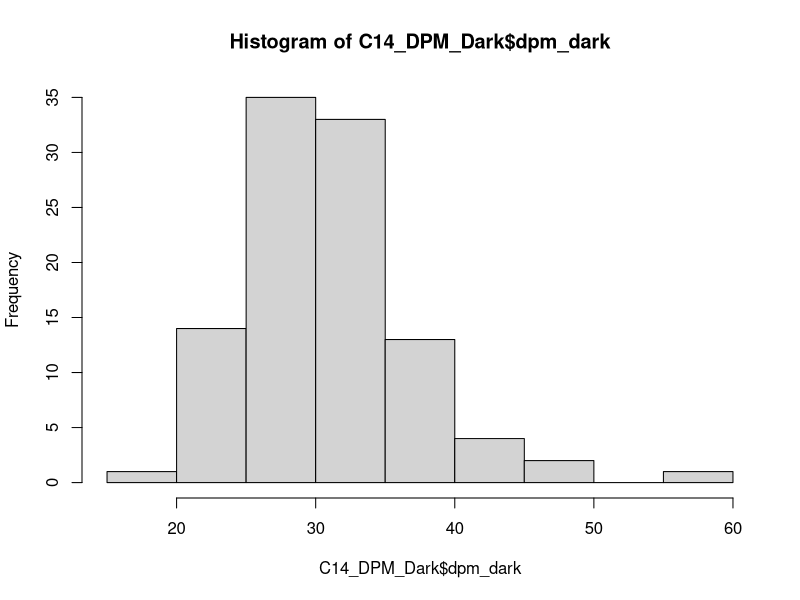
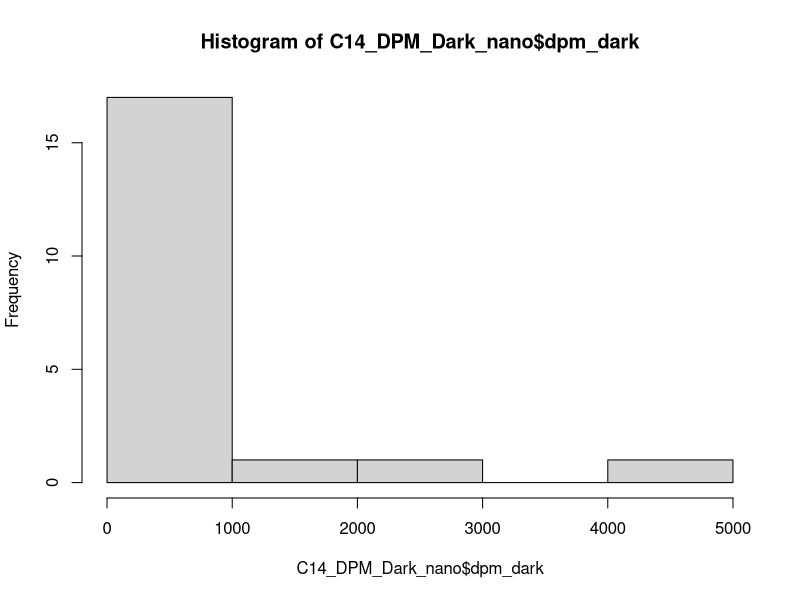
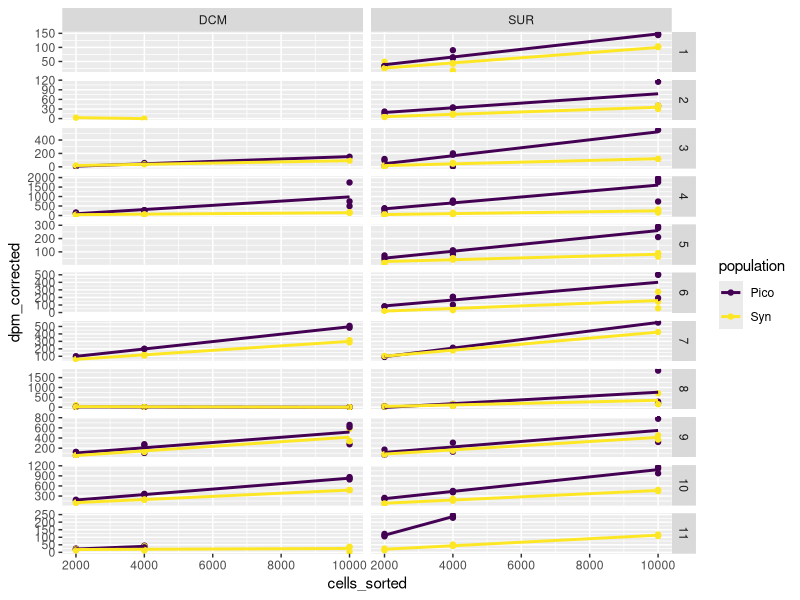
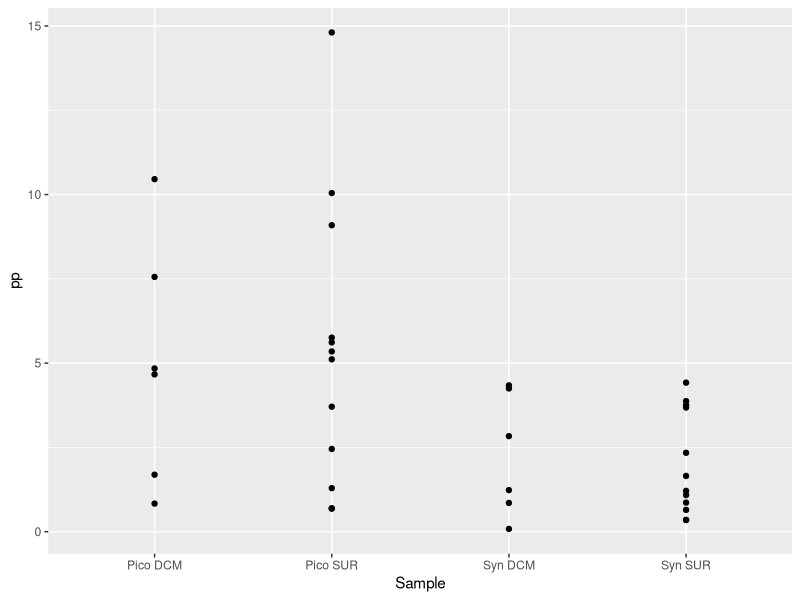
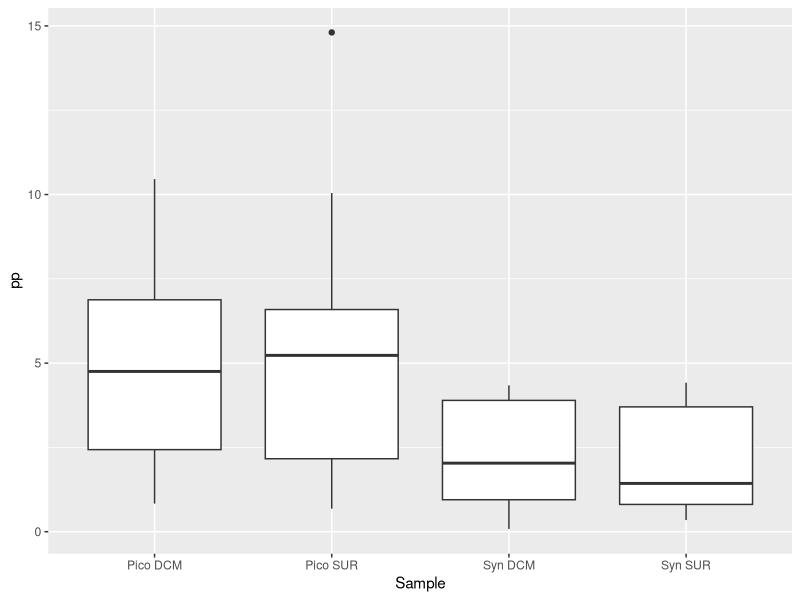
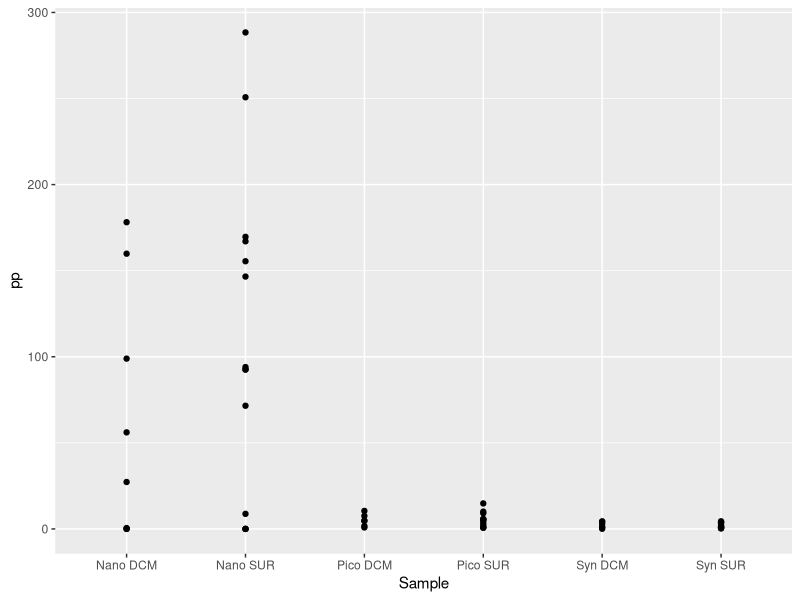
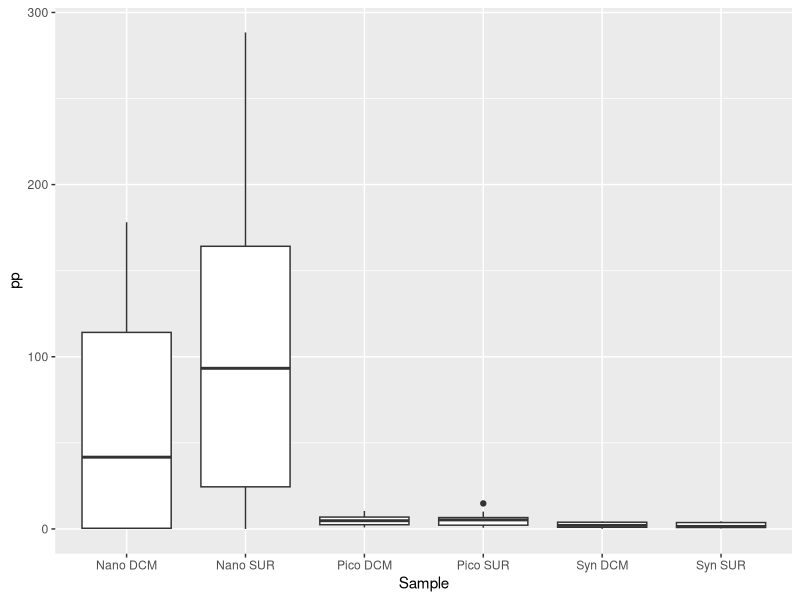
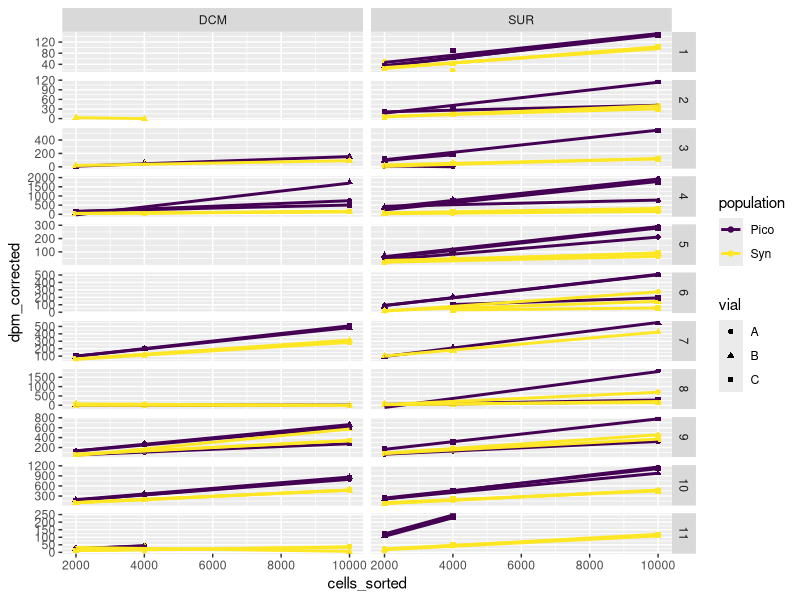

R code for these plots, in order:
## ---- chunk 1
  knitr::opts_chunk$set(message=FALSE,
                        warning=FALSE,
                        cache=TRUE,
                        tidy = FALSE)
## ---- chunk 2
library(dplyr)
library(tidyverse)
library(ggplot2)
library(broom)
## ---- chunk 3
C14_DPM <- readxl::read_excel("TAN1810 Adriana samples complete _final_AGR_1.0.xlsx", sheet = "Sheet1") %>%
  dplyr::select (Cycle, EXP, STN, DEPTH, SAMPLE, `Vial code`, `sorting population`, `Cells sorted`, DPM1, `SA in DPM (aproximation)`) %>%   
  # Can add more variables latter
  # station and depth for adding updated DIC values
     rename(cycle = Cycle,
            exp = EXP, 
            station = STN,
            depth = DEPTH,
            sample = SAMPLE, 
            vial = `Vial code`, 
            population = `sorting population`, 
            cells_sorted = `Cells sorted`, 
            dpm = DPM1,
            SA = `SA in DPM (aproximation)`) %>%
    filter(population != "Nano")

C14_DPM
## ---- chunk 4
 C14_DPM_Dark <- C14_DPM %>% 
  filter(vial == "D") %>% 
  rename(dpm_dark = dpm) %>% 
  dplyr::select(-vial) # Remove the vial column
C14_DPM_Dark
# Check the values of dpm dark with histogram. The values are normally distributed, concentrated around the mean.
hist(C14_DPM_Dark$dpm_dark)
mean(C14_DPM_Dark$dpm_dark)
## ---- chunk 5
C14_DPM_corrected <- left_join(C14_DPM,C14_DPM_Dark ) %>% 
  filter (vial != "D") %>% 
  # DV - The next line replace dpm_dark to average dpm_dark if no value. Checked with histogram above.
  mutate(dpm_dark = case_when (is.na(dpm_dark) ~ mean(dpm_dark, na.rm = TRUE),
                               TRUE ~ dpm_dark))  %>% 
  # DV - The next line set dpm_correct to zero if negative, as negative values are all close to zero.
  mutate(dpm_corrected = case_when (dpm >= dpm_dark ~ dpm - dpm_dark,
                                    TRUE ~0)) %>% 
  filter(!(exp == 2 & sample == "DCM" & vial == "A")) %>% # I removed this row as there was only one value for the population in the vial.
  filter(!(exp == 6 & sample == 'SUR' & vial == 'C' & population == 'Pico' & cells_sorted == 2000)) %>% # This value is too high
  filter(!(exp == 6 & sample == 'SUR' & vial == 'C' & population == 'Syn' & cells_sorted == 2000)) # This value is too high

C14_DPM_corrected  
## ---- chunk 6
DIC_data <- readxl::read_excel("Chla NPP Raw TAN1810 Sept.xlsx", sheet = "Compiled TAN1810 NPP data", skip = 5) %>% 
  select(c(1:34), -c(1,27))

# select for station, depth, DIC, SA. Change all columns to integer to join with DPM output.
DIC_data_corrected <- select(DIC_data, Station, `Depth m`, DIC) %>%
  unique() %>% # delete repeated rows
  rename(station = Station,
         depth = `Depth m`) %>%
  filter(depth != "35/40?") %>% # filter out character to change to integer
  mutate_if(is.character, as.double) # change to double (same format as DPM dataset)

DIC_data_corrected
## ---- chunk 7
C14_DPM_nano <- readxl::read_excel("TAN1810 Adriana samples complete _final_AGR_1.0.xlsx", sheet = "Sheet1") %>%
  dplyr::select (Cycle, EXP, STN, DEPTH, SAMPLE, `Vial code`, `sorting population`, `Cells sorted`, DPM1, `SA in DPM (aproximation)`) %>%   
  # Can add more variables latter
  # station and depth for adding updated DIC values
     rename(cycle = Cycle,
            exp = EXP, 
            station = STN,
            depth = DEPTH,
            sample = SAMPLE, 
            vial = `Vial code`, 
            population = `sorting population`, 
            cells_sorted = `Cells sorted`, 
            dpm = DPM1,
            SA = `SA in DPM (aproximation)`) %>%
    filter(population == "Nano") %>%
    filter(!(exp == 2 & sample == "DCM" & vial == "A"))
C14_DPM_nano
## ---- chunk 8
 C14_DPM_Dark_nano <- C14_DPM_nano %>% 
  filter(vial == "D") %>% 
  rename(dpm_dark = dpm) %>% 
  dplyr::select(-vial)  # Remove the vial column
C14_DPM_Dark_nano
# Check the values of dpm dark with histogram.
hist(C14_DPM_Dark_nano$dpm_dark)
mean(C14_DPM_Dark_nano$dpm_dark)
## ---- chunk 9
C14_DPM_corrected_nano <- left_join(C14_DPM_nano,C14_DPM_Dark_nano) %>% 
  filter (vial != "D") %>% 
  # DV - The next line replace dpm_dark to average dpm_dark if no value. Checked with histogram above.
  mutate(dpm_dark = case_when (is.na(dpm_dark) ~ mean(dpm_dark, na.rm = TRUE),
                               TRUE ~ dpm_dark))  %>% 
  # DV - The next line set dpm_correct to zero if negative, as negative values are all close to zero.
  mutate(dpm_corrected = case_when (dpm >= dpm_dark ~ dpm - dpm_dark,
                                    TRUE ~0)) 
C14_DPM_corrected_nano
## ---- chunk 10
# merge tables
pp_cal_nano <- left_join(C14_DPM_corrected_nano, DIC_data_corrected) %>%
  group_by(SA, population, cycle, DIC, exp, sample) %>%
  mutate(mean_dpm_corrected=mean(dpm_corrected)) %>% #calculate mean
  select(-vial, -dpm, -dpm_dark, -station, -depth, -dpm_corrected) %>%
  distinct() #remove duplicates

pp_cal_nano
## ---- chunk 11
pp_cal_nano <- mutate(pp_cal_nano, pp = DIC*mean_dpm_corrected*(1/(SA*24*1000))*10^9*1.05) %>% #divide by 1000 cells sorted
  ungroup() %>%
  filter(pp >= 0) # remove negative pp values

# add missing rows for data analysis later
pp_cal_nano <- complete(pp_cal_nano, nesting(cycle, exp, sample), population) %>%
  select(-SA, -DIC)%>%
  ungroup()
  
pp_cal_nano
## ---- chunk 12
 ggplot(data = C14_DPM_corrected, aes(x=cells_sorted, y=dpm_corrected, color=population)) +
  geom_point() + stat_smooth(method="lm", se=FALSE) +
  facet_grid(rows=vars(exp), cols=vars(sample), scales = "free_y") +
  scale_color_viridis_d()
## ---- chunk 13
 C14_DPM_model_1 <- C14_DPM_corrected %>%
  group_by(SA, cycle, exp, station, depth, sample, population) %>% 
  tidyr::nest() %>% 
  mutate(
    fit = purrr::map(data, ~ lm(dpm_corrected ~ cells_sorted, data = .x)),
    tidied = purrr::map(fit, tidy)
  ) %>% 
  unnest(tidied)

C14_DPM_model_output_1 <- C14_DPM_model_1 %>% 
  select(exp:population, term, estimate) %>% 
  pivot_wider(names_from="term", values_from ="estimate" ) %>% 
  rename (slope = cells_sorted, intercept = `(Intercept)`)

C14_DPM_model_output_1
  
## ---- chunk 14
# merge tables
pp_cal_1 <- left_join(C14_DPM_model_output_1, DIC_data_corrected)
pp_cal_1
## ---- chunk 15
pp_cal_1 <- mutate(pp_cal_1, pp = DIC*slope*(1/(SA*24))*10^9*1.05) %>%
  ungroup() %>%
  select( -c(station, depth)) %>%
  filter(pp >= 0) # remove negative pp values

# add missing rows for data analysis later
pp_cal_1 <- complete(pp_cal_1, nesting(cycle, exp, sample), population) 
  
pp_cal_1
## ---- chunk 16
pp_cal_1_join<-full_join(pp_cal_1,pp_cal_nano) %>%
  select(-SA,-intercept, -slope, -DIC, -cells_sorted, -mean_dpm_corrected)%>%
  arrange(cycle, exp, sample, population)
pp_cal_1_join
## ---- chunk 17
 
pp_cal_1 %>% 
  group_by(population, sample) %>% 
  summarise(pp_mean = mean(pp, na.rm = TRUE))

pp_cal_1 %>% 
  ggplot() +
  geom_point(aes(x= str_c(population,sample,  sep=" "), y = pp)) +
  xlab("Sample")

pp_cal_1 %>% 
  ggplot() +
  geom_boxplot(aes(x= str_c(population,sample,  sep=" "), y = pp)) +
  xlab("Sample")
## ---- chunk 18
pp_cal_1_join %>% 
  group_by(population, sample) %>% 
  summarise(pp_mean = mean(pp, na.rm = TRUE))

pp_cal_1_join %>% 
  ggplot() +
  geom_point(aes(x= str_c(population,sample,  sep=" "), y = pp)) +
  xlab("Sample")

pp_cal_1_join %>% 
  ggplot() +
  geom_boxplot(aes(x= str_c(population,sample,  sep=" "), y = pp)) +
  xlab("Sample")
## ---- chunk 19
 ggplot(data = C14_DPM_corrected, aes(x=cells_sorted, y=dpm_corrected, color=population, shape=vial)) +
  geom_point() + stat_smooth(method="lm", se=FALSE) +
  # DV - Set the y_scale to free so that graph is more easy to read
  facet_grid(rows=vars(exp), cols=vars(sample), scales = "free_y") +
  scale_color_viridis_d()
## ---- chunk 20
 C14_DPM_model_2 <- C14_DPM_corrected %>%
  group_by(cycle, exp, station, depth, sample, population, vial, SA) %>% 
  tidyr::nest() %>% 
  mutate(
    fit = purrr::map(data, ~ lm(dpm_corrected ~ cells_sorted, data = .x)),
    tidied = purrr::map(fit, tidy)
  ) %>% 
  unnest(tidied)

C14_DPM_model_output_2 <- C14_DPM_model_2 %>% 
  dplyr::select(exp:population, term, estimate) %>% 
  pivot_wider(names_from="term", values_from ="estimate" ) %>% 
  rename (slope = cells_sorted, intercept = `(Intercept)`)

C14_DPM_model_output_2
  
## ---- chunk 21
# merge tables
pp_cal_2 <- left_join(C14_DPM_model_output_2, DIC_data_corrected)
pp_cal_2
## ---- chunk 22
pp_cal_2 <- mutate(pp_cal_2, pp = DIC*slope*(1/(SA*24))*10^9*1.05) %>%
  ungroup() %>%
  select( -c(station, depth)) %>%
  filter(pp >= 0) # remove negative pp values

# add missing rows for data analysis later
pp_cal_2 <- complete(pp_cal_2, nesting(cycle, exp, sample), vial, population) 
  
pp_cal_2
## ---- chunk 23
 
pp_cal_2 %>% 
  group_by(population, sample) %>% 
  summarise(pp_mean = mean(pp, na.rm = TRUE))

pp_cal_2 %>% 
  ggplot() +
  geom_point(aes(x= str_c(population,sample,  sep=" "), y = pp)) +
  xlab("Sample")

pp_cal_2 %>% 
  ggplot() +
  geom_boxplot(aes(x= str_c(population,sample,  sep=" "), y = pp)) +
  xlab("Sample")
